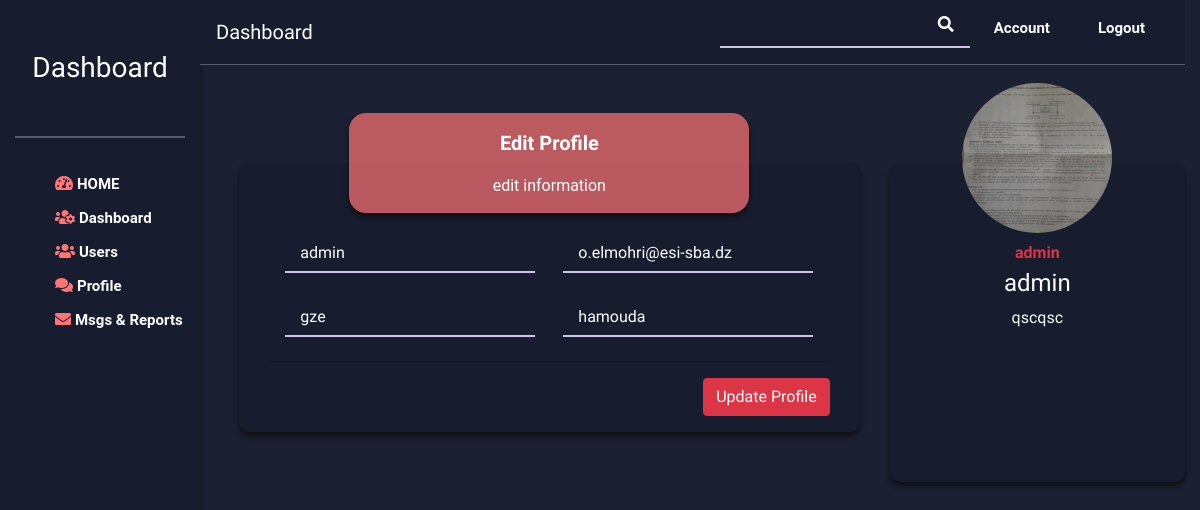
The app's page /dashboard/edituser (signed in), older data.
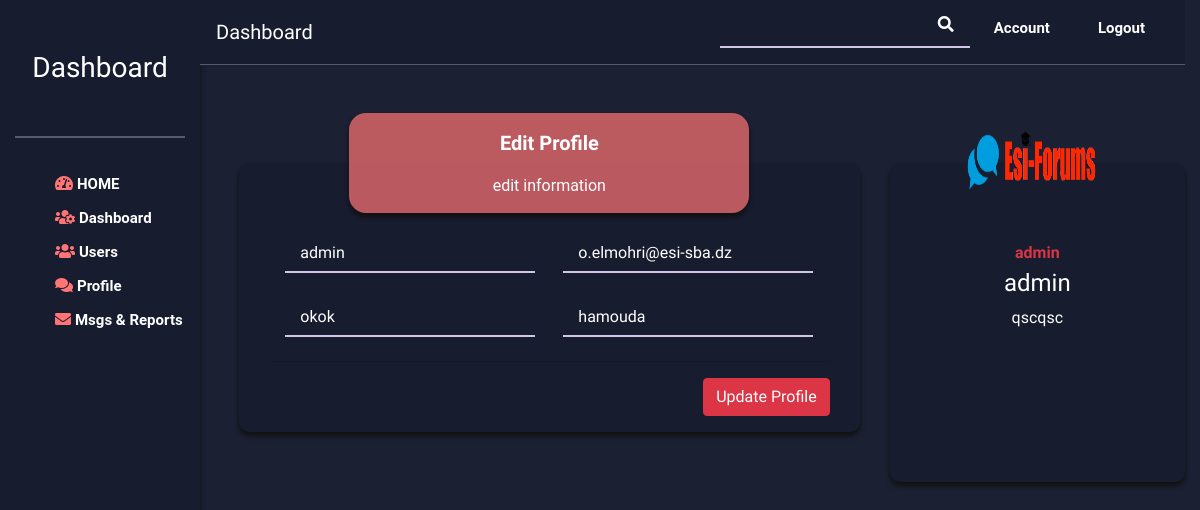
The same page, newer data.
### Main/models.py (models this page shows, shortened)
class Profile (models.Model):
    user = models.OneToOneField(settings.AUTH_USER_MODEL,on_delete=models.CASCADE,related_name="profile")
    numero_telephone = models.IntegerField(null=True)
    promotion = models.CharField(choices=PROMO,default='1cpi',max_length=4,null=True)
    bio = models.TextField(null=True,blank=True)
    slug = models.SlugField(max_length=250,unique =True,null=True,blank=True)
    publication_enregistrer = models.ForeignKey(Publication,on_delete=models.CASCADE,null=True,blank=True)
    image = models.ImageField(null=True,upload_to='profile_pics',default='profile_pics/default.png')
    is_appoved =models.BooleanField(default=False)

class Utilisateur(AbstractUser):
    role = models.CharField(choices=ROLE,default='etudiant',max_length=10)
    banned=models.BooleanField(default=False)
    mod = models.ForeignKey('self', on_delete=models.DO_NOTHING,related_name='mod-ban+',null=True)
    subject=models.CharField(max_length=20,null=True)
    date =models.DateField(auto_now_add=True,null=True)
    duree=models.IntegerField(default=0,null=True)

### Main/views.py (the view, shortened to what this page needs)
# urls.py: path('dashboard/edituser', views.dashboard_editProfile, name='edituser'),
def dashboard_editProfile(request):
    if not request.user.is_authenticated:
        return redirect('home')
    if  request.user.role!='admin' :
        if request.user.role!='moderateur' :
            return redirect('home')
    form=adminUpdate()
    add = Profile.objects.filter(user__username=request.user)
    for ad in add:
        admin = ad
    return render(request, 'Main/admin/EditUser.html', {"admin":admin,
                                                        "form":form
                                                        })

### Main/forms.py (shortened to what this page needs)
class adminUpdate(forms.Form):
    firstname=forms.CharField(required=False)
    lastname=forms.CharField(required=False)
    username=forms.CharField(required=False)
    username1=forms.CharField(required=False)
    password =forms.CharField(required=False)
    password1 =forms.CharField(required=False)
    email= forms.EmailField(required=False)

### Main/templates/Main/admin/EditUser.html (shortened to what this page needs)
{% extends "./dashboardBse.html" %}
{% load widget_tweaks %}
{% load static %}
{% block content %}
                <div class="row ml-4 mt-4">
                    <div class="col-md-8">
                            <div class="box mt-4">
                                    <p>Edit Profile</p>
                                    <span class="table-caption">
                                        edit information </span>
                                </div>
                            <form method="POST">
                                <div class="tab text-center">
                                    <br>
                                    <label class="field a-field a-field_a1 page__field  mr-4">
                                        {% render_field form.username class="field__input a-field__input" type="text" placeholder='name'  value="" %}
                                        <span class="a-field__label-wrap">
                                        <span class="a-field__label" id='adminname'>{{admin.user.username}}</span>
                                        </span>
                                    </label>
                                    <label class="field a-field a-field_a1 page__field ">
                                        {% render_field form.email class="field__input a-field__input" type="text" placeholder="email" value="" %}
                                        <span class="a-field__label-wrap">
                                        <span class="a-field__label">{{admin.user.email}}</span>
                                        </span>
                                    </label>
                                        <br>
                                    <label class="field a-field a-field_a1 page__field mr-4">
                                        {% render_field form.firstname class="field__input a-field__input" type="text" placeholder="Firs Name" value="" %}
                                        <span class="a-field__label-wrap">
                                        <span class="a-field__label">{{admin.user.first_name}}</span>
                                        </span>
                                    </label>
                                    <label class="field a-field a-field_a1 page__field">
                                            {% render_field form.lastname class="field__input a-field__input" type="text" placeholder="Last Name" value="" %}
                                            <span class="a-field__label-wrap">
                                            <span class="a-field__label">{{admin.user.last_name}}</span>
                                            </span>
                                    </label>
                                    <br>
                                    <hr>
                                    {% ifequal  admin.user.role 'admin'  %}
                                        <button type="submit" class="btn btn-danger float-right">Update Profile</button>
                                    {% endifequal %}
                                    <br>
                                </form>
                        </div>
                    </div>
                    <div class="col-4 mt-4">
                        <div class="usr-pic">
                            <img src=" {{admin.image.url}}  ">
                        </div>
                        <div class="tab text-center">
                            <br> <br>
                            <strong class="text-danger mt-4">{{admin.user.role}}</strong><br>
                            <h4 class="mt-1">{{admin.user.username}}</h4>
                            {% if  admin.bio %}
                            <p>
                                    {{admin.bio}}
                            </p>
                            {% endif %}
                        </div>
                    </div>
                </div>
{% endblock content %}

Row changes from the older to the newer data that the page shows:
changed Profile "qscqsc": user.first_name "gze" → "okok"; image: a different picture
